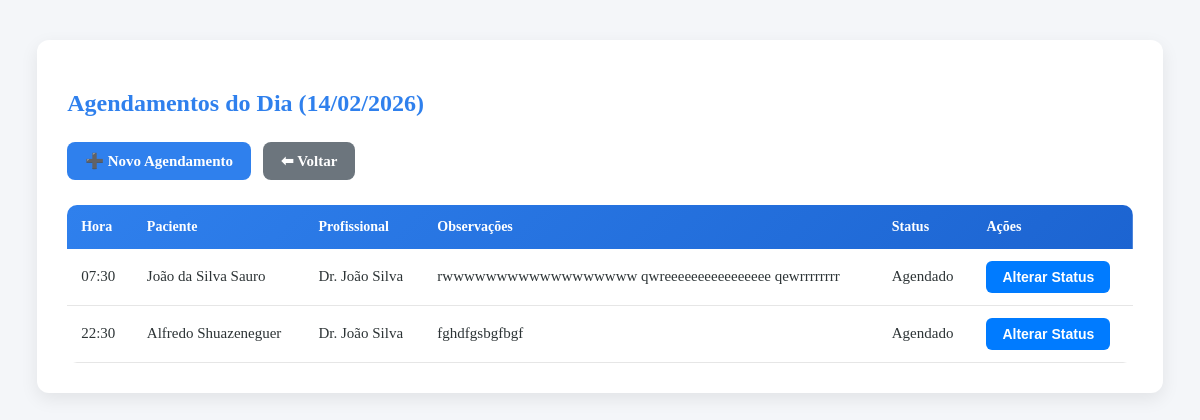
The app's page /agendamentos/agendamentos.php?data=2026-02-14 with its own data.
### tables this page shows
CREATE TABLE agendamentos (
    id INTEGER PRIMARY KEY AUTOINCREMENT,
    paciente_id INTEGER NOT NULL,
    profissional_id INTEGER NOT NULL,
    data DATE NOT NULL,
    hora TIME NOT NULL,
    status TEXT NOT NULL,
    observacoes TEXT,

    FOREIGN KEY (paciente_id) REFERENCES pacientes(id),
    FOREIGN KEY (profissional_id) REFERENCES profissionais(id)
);

CREATE TABLE pacientes (
    id INTEGER PRIMARY KEY AUTOINCREMENT,
    nome TEXT NOT NULL,
    cpf TEXT UNIQUE,
    data_nascimento DATE,
    telefone TEXT,
    email TEXT,
    endereco TEXT,
    observacoes TEXT,
    created_at DATETIME DEFAULT CURRENT_TIMESTAMP
, ativo INTEGER DEFAULT 1);

CREATE TABLE profissionais (
    id INTEGER PRIMARY KEY AUTOINCREMENT,
    nome TEXT NOT NULL,
    cro TEXT UNIQUE,
    especialidade TEXT,
    telefone TEXT,
    ativo INTEGER DEFAULT 1
);

### agendamentos/controller.php (called while the page is built, shortened)
<?php
function listarAgendamentosPorData($db, $data) {
    $sql = "
        SELECT
            a.id,
            a.hora,
            p.nome AS paciente,
            pr.nome AS profissional,
            a.observacoes,
            a.status
        FROM agendamentos a
        JOIN pacientes p ON a.paciente_id = p.id
        JOIN profissionais pr ON a.profissional_id = pr.id
        WHERE a.data = :data AND a.status IN ('Agendado', 'Confirmado')
        ORDER BY a.hora
    ";
    $stmt = $db->prepare($sql);
    $stmt->execute([':data' => $data]);
    return $stmt->fetchAll(PDO::FETCH_ASSOC);
}

### agendamentos/agendamentos.php (the view, shortened to what this page needs)
<?php
require_once 'controller.php';
$dataSelecionada = $_GET['data'] ?? date('Y-m-d');
$agendamentos = listarAgendamentosPorData($db, $dataSelecionada);
?>
<!DOCTYPE html>
<html lang="pt-br">
    <head>
        <link rel="stylesheet" href="../assets/css/style-agendamentos.css">
    </head>
    <body id="agendamentos-page">
        <div class="agendamentos-container">
            <h2 class="agendamentos-title">
                Agendamentos do Dia (<?= date('d/m/Y', strtotime($dataSelecionada)) ?>)
            </h2>
            <div class="agendamentos-menu">
                <a href="novo.php?data=<?= $dataSelecionada ?>" class="agendamentos-btn">➕ Novo Agendamento</a>
                <a href="calendario.php" class="agendamentos-btn-sec">⬅ Voltar</a>
            </div>
            <div class="agendamentos-table-wrapper">
                <table class="agendamentos-table">
                    <thead>
                        <tr>
                            <th>Hora</th>
                            <th>Paciente</th>
                            <th>Profissional</th>
                            <th>Observações</th>
                            <th>Status</th>
                            <th>Ações</th>
                        </tr>
                    </thead>
                    <tbody>
                        <?php foreach ($agendamentos as $a): ?>
                        <tr>
                            <td><?= htmlspecialchars($a['hora']) ?></td>
                            <td><?= htmlspecialchars($a['paciente']) ?></td>
                            <td><?= htmlspecialchars($a['profissional']) ?></td>
                            <td><?= htmlspecialchars($a['observacoes']) ?></td>
                            <td><?= htmlspecialchars($a['status']) ?></td>
                            <td>
                                <button
                                    type="button"
                                    class="abrir-modal"
                                    data-id="<?= $a['id'] ?>"
                                    data-nome="<?= htmlspecialchars($a['paciente']) ?>">
                                    Alterar Status
                                </button>
                            </td>
                        </tr>
                        <?php endforeach; ?>
                    </tbody>
                </table>
            </div>
        </div>
    </body>
</html>

### assets/css/style-agendamentos.css (style rules this page uses)
#agendamentos-page { background-color: #f4f6f9; color: #2d3436; font-size: 15px; }
#agendamentos-page .agendamentos-container { width: 90%; max-width: 1100px; margin: 40px auto; background: #ffffff; padding: 30px; border-radius: 12px; box-shadow: 0 6px 18px rgba(0,0,0,0.08); }
#agendamentos-page .agendamentos-title { font-size: 24px; margin-bottom: 25px; color: #2f80ed; font-weight: 600; }
#agendamentos-page .agendamentos-menu { display: flex; gap: 12px; margin-bottom: 25px; flex-wrap: wrap; }
#agendamentos-page .agendamentos-btn, #agendamentos-page .agendamentos-btn-sec { background: #2f80ed; text-decoration: none; color: #fff; padding: 10px 18px; border-radius: 8px; font-weight: bold; transition: 0.3s ease; display: inline-block; }
#agendamentos-page .agendamentos-btn-sec { background: #6c757d; }
#agendamentos-page .agendamentos-table-wrapper { overflow-x: auto; }
#agendamentos-page .agendamentos-table { width: 100%; border-collapse: collapse; border-radius: 10px; overflow: hidden; }
#agendamentos-page .agendamentos-table thead { background: linear-gradient(135deg, #2f80ed, #1c64d1); }
#agendamentos-page .agendamentos-table th { padding: 14px; text-align: left; color: #ffffff; font-weight: 600; font-size: 14px; }
#agendamentos-page .agendamentos-table td { padding: 12px 14px; border-bottom: 1px solid #e6e6e6; }
.abrir-modal { padding: 8px 16px; background: #007BFF; color: #fff; border: none; border-radius: 6px; cursor: pointer; font-size: 14px; font-weight: 600; transition: background 0.3s, transform 0.2s; }

### records on screen
agendamentos: hora "07:30", paciente.nome "João da Silva Sauro", profissional.nome "Dr. João Silva", observacoes "rwwwwwwwwwwwwwwwwww qwreeeeeeeeeeeeeeee qewrrrrrrrr", status "Agendado"
agendamentos: hora "22:30", paciente.nome "Alfredo Shuazeneguer", profissional.nome "Dr. João Silva", observacoes "fghdfgsbgfbgf", status "Agendado"
